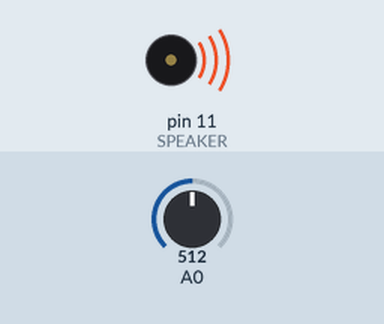
A sketch run on a simulated Arduino Uno, built with avr-gcc and run on an emulated ATmega328P. Parts: buzzer (waves = sounding). Inputs (shaded band) come from the test bench; at power-on: A0 = 512.

Above: at 1.2 s.
1.3 s: A0 set to 784
At 2.1 s:
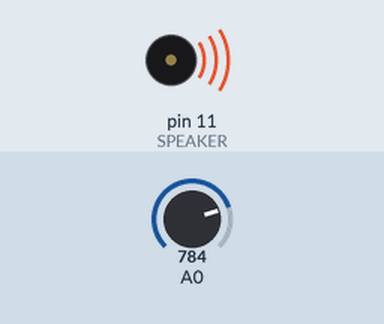
2.8 s: A0 set to 818
At 4.0 s:
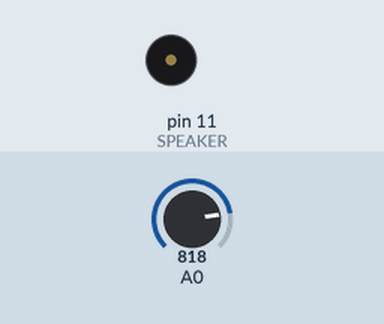
4.3 s: A0 set to 790
At 5.0 s:
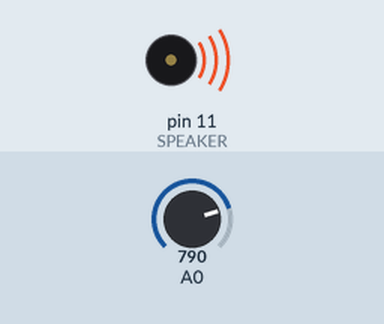
5.8 s: A0 set to 810
At 7.1 s:
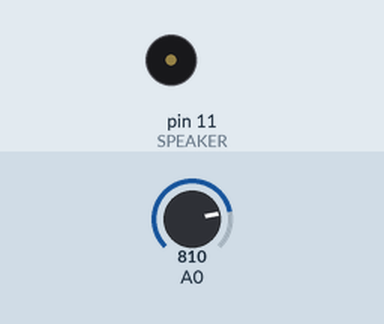
Timing chart, 0 to 8.4 s (numbered marks = the images above; inputs shaded):
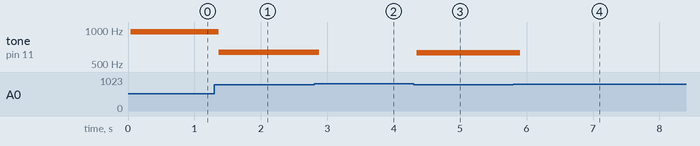

Measured:
- the behaviour switches between 799 and 800 on A0 (found by bisection; images 1 and 2)
- after the input at 1.3 s, tone on pin 11 (SPEAKER): 968 Hz → 634 Hz after 0.06 s
- after the input at 2.8 s, tone on pin 11 (SPEAKER): 634 Hz → silent after 0.08 s
- after the input at 4.3 s, tone on pin 11 (SPEAKER): silent → 629 Hz at once
- after the input at 5.8 s, tone on pin 11 (SPEAKER): 629 Hz → silent after 0.10 s

The sketch:

arduino2.ino
```cpp
// Authors: Chia-Lo Lee and Emily Hsu
// 4/12/2015
#define DIST_PIN   0
#define SPEAKER   11


int dist_pin = DIST_PIN ;// define LED Interface
int knock_pin = A1;
int duration;
void setup ()
{
  Serial.begin(9600);
  duration = 0;
  pinMode (dist_pin, INPUT) ;// define LED as output interface
  pinMode(knock_pin, INPUT);
  pinMode(SPEAKER, OUTPUT);
}

void loop ()
{
  // Play the tone with the some frequency measured from A0
  duration = analogRead(A0);

  if (duration < 800) {
    playTone(min(duration, 2000), 50);
  } else {
    playTone(10, 50);
  }
}

/*
Code from
https://learn.adafruit.com/adafruit-trinket-modded-stuffed-animal/animal-sounds
*/
// Play a tone for duration
void playTone(uint16_t tone1, uint16_t duration) {
  if(tone1 < 50 || tone1 > 15000) return;  // these do not play on a piezo
  for (long i = 0; i < duration * 1000L; i += tone1 * 2) {
     digitalWrite(SPEAKER, HIGH);
     delayMicroseconds(tone1);
     digitalWrite(SPEAKER, LOW);
     delayMicroseconds(tone1);
  }
}

// Play a dog ruff
void ruff() {   // dog ruff
  uint16_t i;
  for(i=890; i<910; i+=2)     // "rrr"  (vary down)
     playTone(i,3);
  playTone(1664,150);         // "uuu" (hard to do)
  playTone(12200,70);         // "ff"  (long, hard to do)
}
```
